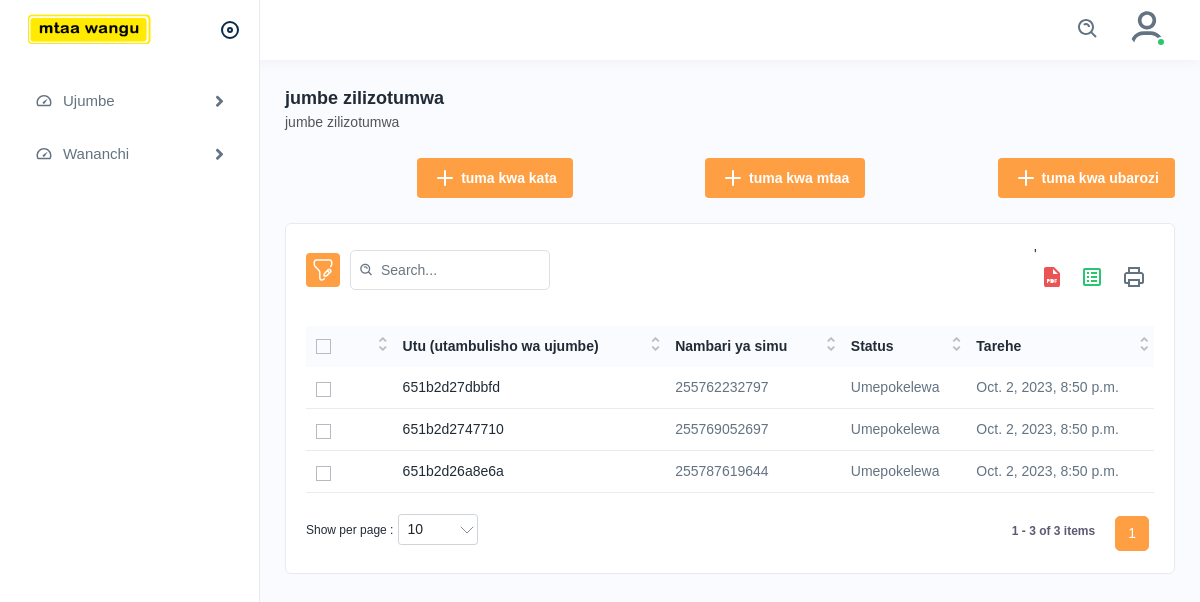
The app's page /mwenyekiti-jumbe-zilizotumwa/ (signed in) with its own data.
### ujumbe/models.py (models this page shows, shortened)
class UjumbeUliotumwa(models.Model):
    user = models.ForeignKey(User, on_delete=models.CASCADE, null=True, related_name="zilizotumwa_user")
    ujumbe = models.TextField(null=True)
    kata = models.ForeignKey(Kata, on_delete=models.CASCADE, null=True)
    utambulisho_wa_ujumbe = models.CharField(max_length=255, null=True)
    nambari_ya_simu = models.CharField(max_length=80, null=True, blank=True)
    is_delivered = models.BooleanField(default=False)
    date_created = models.DateTimeField(auto_now=True)
    class Meta:
        verbose_name_plural = 'jumbeZilizotumwa'

### accounts/decorators.py (the view)
    def wrapper_func(request, *args, **kwargs):
        group = None
        if request.user.groups.exists():
            group = request.user.groups.all()[0].name
        if group == 'mtendaji' and request.user.is_active:
            return redirect('mtendaji-dashibodi')
        elif group == 'mjumbe' and request.user.is_active:
            return redirect('mjumbe-dashibodi')
        elif request.user.is_staff and request.user.is_active:
            return redirect('staff-dashibodi')
        elif group == 'mwenyekiti' and request.user.is_active:
            return view_func(request, *args, **kwargs)
        else:
            return redirect('ingia')

### mwenyekiti/views.py (called while the page is built)
@login_required
@mwenyekiti_tu
def orodha_ya_jumbe_zilizotumwa(request):
    mwenyekiti = request.user.mwenyekiti
    kata = mwenyekiti.kata
    jumbe = ujumbe_models.UjumbeUliotumwa.objects.filter(kata=kata)
    context = {
        'jumbe': jumbe,
    }
    return render(request, 'mwenyekiti/jumbe_zilizotumwa.html', context)

### templates/mwenyekiti/jumbe_zilizotumwa.html (shortened to what this page needs)
{% extends 'base/index.html' %}
{% load static %}
{% block page %}jumbe zilizotumwa{% endblock page %}
{% block slogan %}jumbe zilizotumwa{% endblock slogan %}
{% block content %}
<div class="page-header">
    <div class="page-btn">
        <a href="{% url 'mwenyekiti-tuma-kwa-kata' %}" class="btn btn-added"><img src="{% static 'assets/img/icons/plus.svg' %}" alt="img" class="me-1">tuma kwa kata</a>
    </div>
    <div class="page-btn">
        <a href="{% url 'mwenyekiti-tuma-kwa-mtaa' %}" class="btn btn-added"><img src="{% static 'assets/img/icons/plus.svg' %}" alt="img" class="me-1">tuma kwa mtaa</a>
    </div>
    <div class="page-btn">
        <a href="{% url 'mwenyekiti-tuma-kwa-barozi' %}" class="btn btn-added"><img src="{% static 'assets/img/icons/plus.svg' %}" alt="img" class="me-1">tuma kwa ubarozi</a>
    </div>
</div>
<div class="card">
    <div class="card-body">
    <div class="table-top">
    <div class="search-set">
    <div class="search-path">
    <a class="btn btn-filter" id="filter_search">
        <img src="{% static 'assets/img/icons/filter.svg' %}" alt="img">
    </a>
    </div>
    <div class="search-input">
    <a class="btn btn-searchset"><img src="{% static 'assets/img/icons/search-white.svg' %}" alt="img"></a>
    </div>
    </div>
    <div class="wordset">'
    <ul>
    <li>
    <a data-bs-toggle="tooltip" data-bs-placement="top" title="pdf"><img src="{% static 'assets/img/icons/pdf.svg' %}" alt="img"></a>
    </li>
    <li>
    <a data-bs-toggle="tooltip" data-bs-placement="top" title="excel"><img src="{% static 'assets/img/icons/excel.svg' %}" alt="img"></a>
    </li>
    <li>
    <a data-bs-toggle="tooltip" data-bs-placement="top" title="print"><img src="{% static 'assets/img/icons/printer.svg' %}" alt="img"></a>
    </li>
    </ul>
    </div>
    </div>
    <div class="table-responsive">
    <table class="table  datanew">
    <thead>
    <tr>
    <th>
    <label class="checkboxs">
    <span class="checkmarks"></span>
    </label>
    </th>
    <th>Utu (utambulisho wa ujumbe)</th>
    <th>Nambari ya simu</th>
    <th>Status </th>
    <th>Tarehe</th>
    </tr>
    </thead>
    <tbody>
    {% for pc in jumbe %}
    <tr>
    <td>
    <label class="checkboxs">
    <span class="checkmarks"></span>
    </label>
    </td>
    <td><a href="">{{pc.utambulisho_wa_ujumbe}}</a></td>
    <td>{{pc.nambari_ya_simu}}</td>
    {% if pc.is_delivered %}
    <td>Umepokelewa</td>
    {% else %}
    <td>Sent</td>
    {% endif %}
    <td>{{pc.date_created}}</td>
    </tr>
    {% endfor %}
    </tbody>
    </table>
    </div>
    </div>
</div>
{% endblock %}

### records on screen
UjumbeUliotumwa: utambulisho_wa_ujumbe "651b2d27dbbfd", nambari_ya_simu "255762232797", is_delivered "Umepokelewa", date_created "Oct. 2, 2023, 8:50 p.m."
UjumbeUliotumwa: utambulisho_wa_ujumbe "651b2d2747710", nambari_ya_simu "255769052697", is_delivered "Umepokelewa", date_created "Oct. 2, 2023, 8:50 p.m."
UjumbeUliotumwa: utambulisho_wa_ujumbe "651b2d26a8e6a", nambari_ya_simu "255787619644", is_delivered "Umepokelewa", date_created "Oct. 2, 2023, 8:50 p.m."
